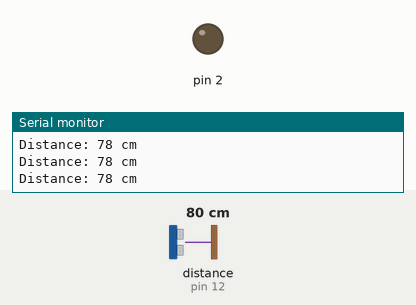
Bench run of a sketch on a simulated Arduino Uno, built with avr-gcc and run on an emulated ATmega328P. On the bench: output pins drawn as LEDs (lit = HIGH), the last lines printed to the serial monitor. Wiring (inferred from the names in the program): ultrasonic range finder: trigger pin 13; echo pin 12. The test bench sets the inputs (shaded band); at power-on: distance to the obstacle (sensor on pin 12) 80 cm. The echo pulse lasts 58.3 µs per cm; pins used as bus, display or sensor lines are not drawn.

Above: at 1.2 s.
1.3 s: distance to the obstacle (sensor on pin 12) set to 54 cm
2.8 s: distance to the obstacle (sensor on pin 12) set to 48 cm
At 4.0 s:
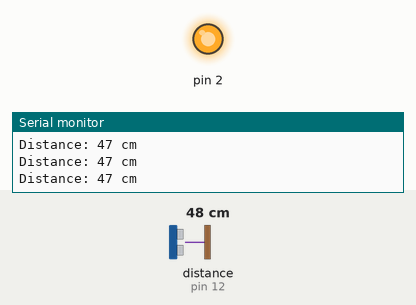
4.3 s: distance to the obstacle (sensor on pin 12) set to 60 cm
At 5.2 s:
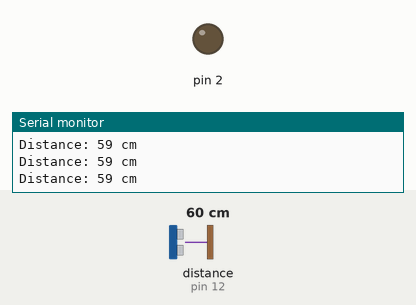
7.3 s: distance to the obstacle (sensor on pin 12) set to 2 cm
At 7.7 s:
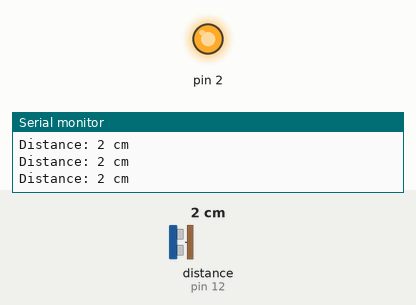
Timing chart, 0 to 9.8 s (numbered marks = the images above; inputs shaded):
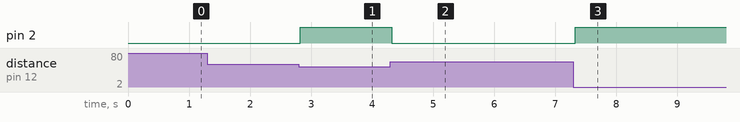

The sketch:

ultra_sonic_distance.ino
```cpp
#define echoPin 12 // attach pin D2 Arduino to pin Echo of HC-SR04
#define trigPin 13 //attach pin D3 Arduino to pin Trig of HC-SR04

// defines variables
long duration; // variable for the duration of sound wave travel
int d; // variable for the distance measurement

void setup() {
  pinMode(trigPin, OUTPUT); // Sets the trigPin as an OUTPUT
  pinMode(echoPin, INPUT); // Sets the echoPin as an INPUT
  pinMode(2,OUTPUT);
  Serial.begin(9600); // // Serial Communication is starting with 9600 of baudrate speed

}
void loop() {
  digitalWrite(trigPin, LOW);
  delayMicroseconds(2);
  digitalWrite(trigPin, HIGH);
  delayMicroseconds(10);
  digitalWrite(trigPin, LOW);
  duration = pulseIn(echoPin, HIGH);
  d = duration * 0.034 / 2;
  Serial.print("Distance: ");
  Serial.print(d);
  Serial.println(" cm");
  if (d<50)
  {
    digitalWrite(2,HIGH);
  }
  else
  {
        digitalWrite(2,LOW);
  }
}
```

Measured:
- the behaviour switches between 51 and 50 cm on distance to the obstacle (sensor on pin 12) (found by bisection; images 0 and 1)
- after the input at 2.8 s, pin 2: LOW → HIGH at once
- after the input at 4.3 s, pin 2: HIGH → LOW at once
- after the input at 7.3 s, pin 2: LOW → HIGH at once
